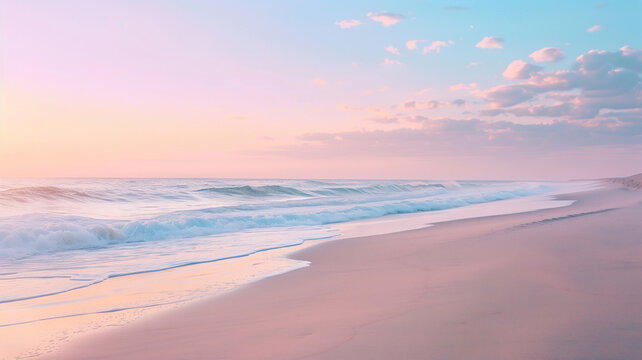
#> input picture images/sunset.jpg, 642 x 360 px
$ python ex06.py ../images/sunset.jpg
#> lines starting #> are read from the running program, lines starting #| are printed output that depends on the picture; long printed decimals are rounded
import sys
import cv2
import numpy as np
import matplotlib.pyplot as plt

# Read grayscale image
if len(sys.argv) != 2:
    print("Usage: python ex06.py <image file>")
    sys.exit(1)

img = cv2.imread(sys.argv[1], cv2.IMREAD_GRAYSCALE)
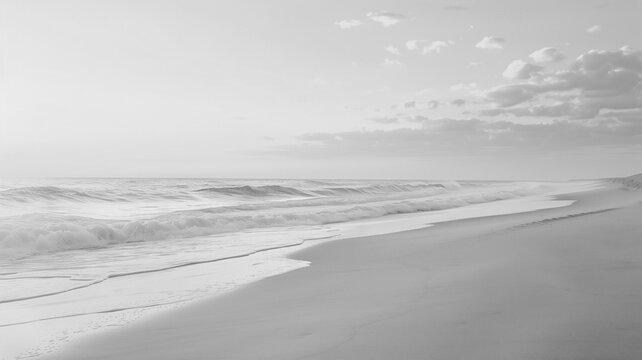
#> img: shape (360, 642); min 111, max 238, mean 193.6

if img is None:
    print("Error: Could not read image")
    sys.exit(1)

# Part 1 - Multiply image by 1.5
result = img * 1.5
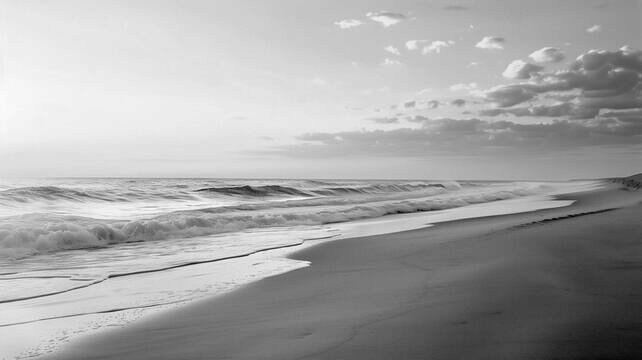
#> result: shape (360, 642) float64; min 166.5, max 357, mean 290.4; drawn with min black and max white

print("Result dtype:", result.dtype)
#| Result dtype: float64
print("Result maximum:", result.max())
#| Result maximum: 357.0

# Part 2 - Convert result to uint8
result_1_5 = np.clip(result, 0, 255).astype(np.uint8)
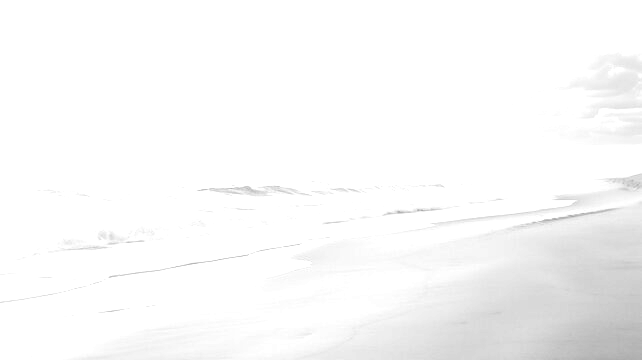
#> result_1_5: shape (360, 642); min 166, max 255, mean 249.2

# Part 3 - Multiply image by 2
result_2 = img * 2
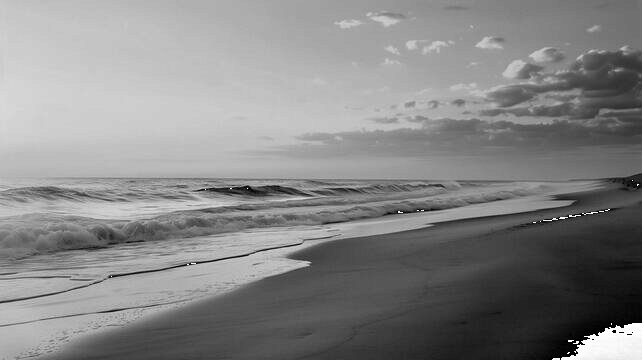
#> result_2: shape (360, 642); min 0, max 254, mean 133.5

print("Result dtype (multiply by 2):", result_2.dtype)
#| Result dtype (multiply by 2): uint8
print("Result maximum (multiply by 2):", result_2.max())
#| Result maximum (multiply by 2): 254

# Part 4 - Multiply image by 0.5
result_0_5 = (img * 0.5).astype(np.uint8)
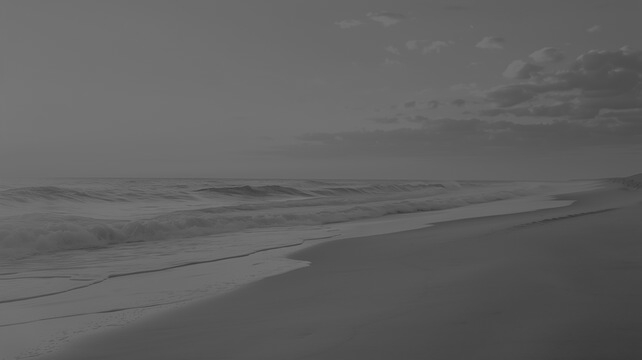
#> result_0_5: shape (360, 642); min 55, max 119, mean 96.5

# Display original and results
images = [
    img,
    result_1_5,
    result_2,
    result_0_5
]

titles = [
    "Original",
    "Multiply by 1.5",
    "Multiply by 2",
    "Multiply by 0.5"
]

plt.figure(figsize=(16, 5))

for i in range(4):
    plt.subplot(1, 4, i + 1)
    plt.imshow(images[i], cmap="gray", vmin=0, vmax=255)
    plt.title(titles[i])
    plt.axis("off")

plt.tight_layout()
plt.savefig("ex06.png")
plt.show()

# Part 5 - Bonus: Change contrast around the mean
m = img.mean()
#> m = 193.6

difference = img - m

print("Mean:", m)
#| Mean: 193.593
print("Difference dtype:", difference.dtype)
#| Difference dtype: float64

k_values = [0.5, 1.5, 2.0]

plt.figure(figsize=(15, 5))

for i, k in enumerate(k_values):

    result = (difference * k) + m

    result = np.clip(result, 0, 255).astype(np.uint8)

    plt.subplot(1, 3, i + 1)
    plt.imshow(result, cmap="gray", vmin=0, vmax=255)
    plt.title(f"Contrast k={k}")
    plt.axis("off")
#> this loop made 3 passes
#> pass 1, `result = (difference * k) + m`:
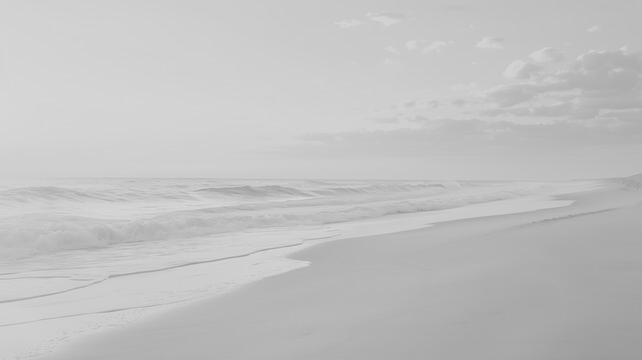
#> result: shape (360, 642) float64; min 152.3, max 215.8, mean 193.6

plt.tight_layout()
plt.show()
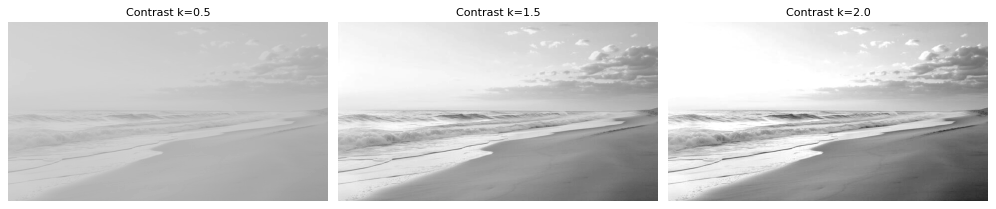
#> figure drawn by matplotlib, 3 panels
